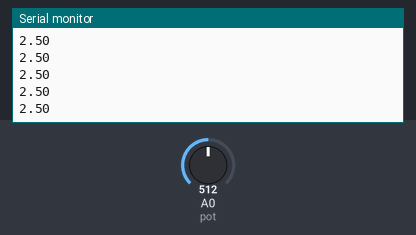
The sketch below on a simulated Arduino Uno, built with avr-gcc and run on an emulated ATmega328P. Shown: the last lines printed to the serial monitor. The test bench sets the inputs (shaded band); at power-on: A0 (pot) = 512.

Above: at 1.2 s.
1.3 s: A0 (pot) set to 716
At 1.56 s:
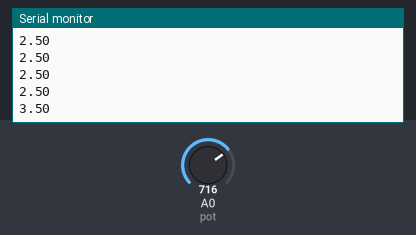
2.8 s: A0 (pot) set to 900
At 2.96 s:
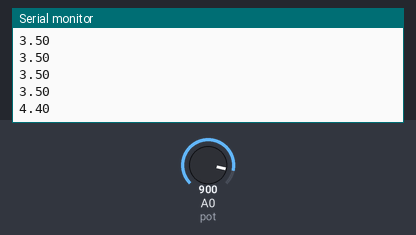
Timing chart, 0 to 5.8 s (numbered marks = the images above; inputs shaded):
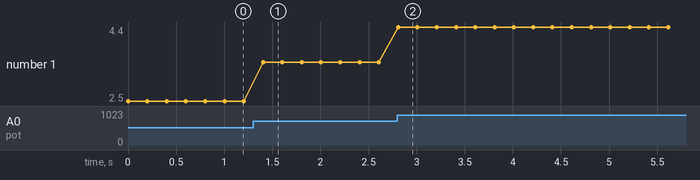

The sketch:

Potenciometro-mult_metro.ino
```cpp
#define pot A0

float tensao;

void setup() {
Serial.begin(9600);


}

void loop() {
tensao = analogRead(pot); tensao= (tensao*5.0)/1023.0;
Serial.println(tensao);
delay(200);
}
```

Measured:
- after the input at 1.3 s, the serial monitor: prints a new line after 0.10 s (image 1)
- after the input at 2.8 s, the serial monitor: prints a new line at once (image 2)
- plotted number 1: 2.5 → 3.5 after the input at 1.3 s, 3.5 → 4.4 after the input at 2.8 s
